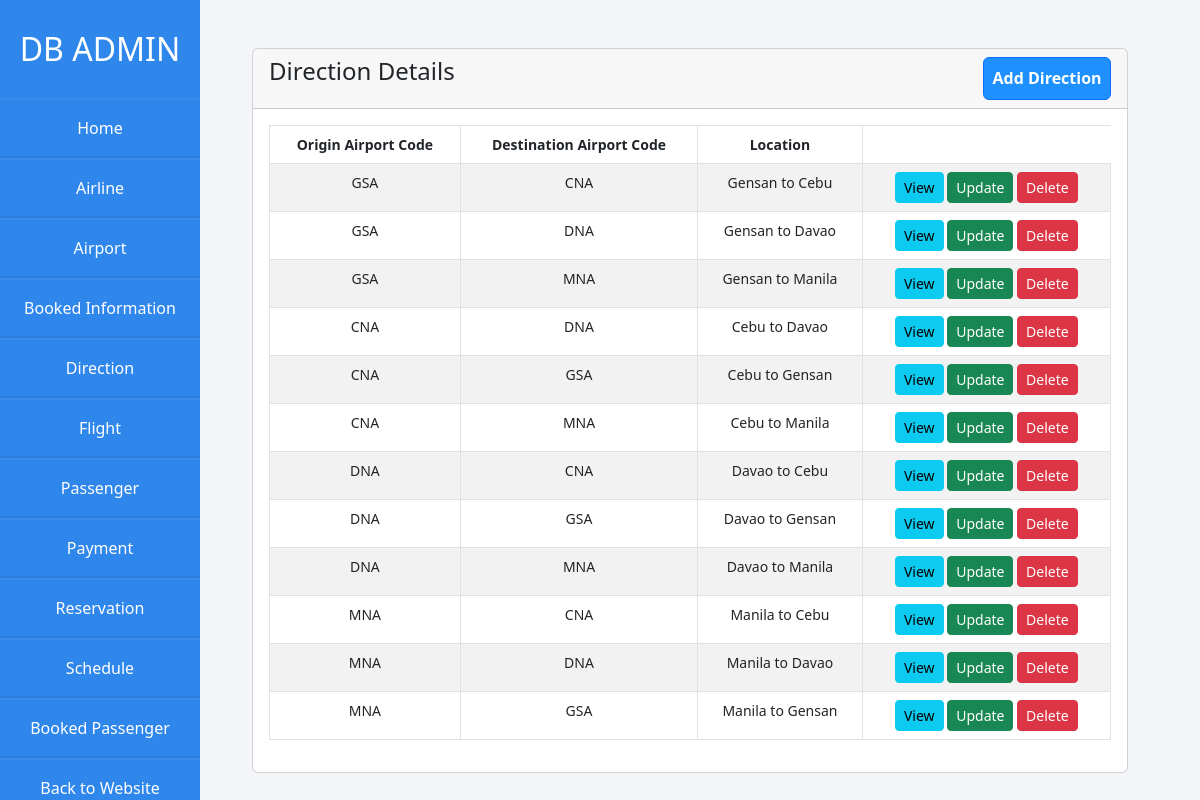
The app's page /Airlines/admin/direction.php with its own data.
### tables this page shows
CREATE TABLE `direction` (
  `direction_id` int(10) NOT NULL,
  `origin_airport_code` char(3) NOT NULL,
  `destination_airport_code` char(3) NOT NULL,
  `location` varchar(255) NOT NULL
);

### Airlines/admin/direction.php (the view, shortened to what this page needs)
<?php
  require 'dbcon.php';
?>
<!doctype html>
<html lang="en">
  <head>
    <link href="https://cdn.jsdelivr.net/npm/bootstrap@5.2.0-beta1/dist/css/bootstrap.min.css" rel="stylesheet">
    <link rel="stylesheet" href="css/styles.css">
  </head>
  <body>
    <div class="wrapper">
      <div class="sidebar">
        <h2>DB Admin</h2>
        <li><a href="admin.php">Home</a></li>
        <li><a href="airline.php">Airline</a></li>
        <li><a href="airport.php">Airport</a></li>
        <li><a href="booked-information.php">Booked Information</a></li>
        <li><a href="direction.php">Direction</a></li>
        <li><a href="flight.php">Flight</a></li>
        <li><a href="passenger.php">Passenger</a></li>
        <li><a href="payment.php">Payment</a></li>
        <li><a href="reservation.php">Reservation</a></li>
        <li><a href="schedule.php">Schedule</a></li>
        <li><a href="booked-passenger.php">Booked Passenger</a></li>
        <li><a href="../home.php"> Back to Website</a></li>
      </div>
    </div>
    <div class="container mt-5">
      <div class="row">
        <div class="col-md-12">
          <div class="card">
            <div class="card-header">
              <h4>Direction Details
                <a href="direction-create.php" class="btn btn-primary float-end">Add Direction</a>
              </h4>
            </div>
            <div class="card-body">
              <table class="table table-bordered table-striped">
                  <thead>
                      <tr>
                        <th>Origin Airport Code</th>
                        <th>Destination Airport Code</th>
                        <th>Location</th>
                      </tr>
                  </thead>
                  <tbody>
                    <?php
                      $query = "SELECT * FROM direction";
                      $query_run = mysqli_query($con, $query);
                      if(mysqli_num_rows($query_run) > 0){
                        foreach($query_run as $direction){
                          ?>
                          <tr>
                            <td><?= $direction['origin_airport_code']; ?></td>
                            <td><?= $direction['destination_airport_code']; ?></td>
                            <td><?= $direction['location']; ?></td>
                            <td>
                              <a href="direction-view.php?direction_id=<?= $direction['direction_id']; ?>" class="btn btn-info btn-sm">View</a>
                              <a href="direction-update.php?direction_id=<?= $direction['direction_id']; ?>" class="btn btn-success btn-sm">Update</a>
                              <form action="code.php" method='POST' class="d-inline">
                                <button type="submit" name="delete_direction" value="<?=$direction['direction_id']; ?>" class="btn btn-danger btn-sm">Delete</a>
                              </form>
                            </td>
                          </tr>
                          <?php
                        }
                      }
                      else{
                        echo '<h5>No Record Found </h5>';
                      }
                    ?>
                  </tbody>
              </table>
            </div>
          </div>
        </div>
      </div>
    </div>
  </body>
</html>

### Airlines/admin/css/styles.css (style rules this page uses)
* { margin: 0; padding: 0; box-sizing: border-box; list-style: none; text-decoration: none; }
body { background: #f3f5f9; min-width: 960px; }
.wrapper { width: 20%; min-width: 200px; max-width: 250px; display: flex; position: relative; }
.container { max-width: 75%; margin-left: 20%; }
.wrapper .sidebar { position: fixed; width: 200px; height: 100%; background: rgb(47, 135, 236); padding: 30px 0; overflow-x: scroll; overflow-y: none; }
.wrapper .sidebar h2 { color: #fff; text-transform: uppercase; text-align: center; margin-bottom: 30px; }
.wrapper .sidebar li { padding: 1rem; border-bottom: 2.5px solid rgba(0, 0, 0, 0.05); border-top: 2.5px solid rgba(225, 225, 225, 0.05); }
.wrapper .sidebar li a { color: #fff; display: block; text-align: center; list-style: none; text-decoration: none; }
.row { --bs-gutter-x: 1.5rem; --bs-gutter-y: 0; display: flex; flex-wrap: wrap; margin-top: calc(-1 * var(--bs-gutter-y)); margin-right: calc(-.5 * var(--bs-gutter-x)); }
.card-header { padding: var(--bs-card-cap-padding-y) var(--bs-card-cap-padding-x); margin-bottom: 0; color: var(--bs-card-cap-color); background-color: var(--bs-card-cap-bg); border-bottom: var(--bs-card-border-width) solid var(--bs-card-border-color); }
.table { --bs-table-color: var(--bs-body-color); --bs-table-bg: transparent; --bs-table-border-color: var(--bs-border-color); --bs-table-accent-bg: transparent; --bs-table-striped-color: var(--bs-body-color); --bs-table-striped-bg: rgba(0, 0, 0, 0.05); --bs-table-active-color: var(--bs-body-color); --bs-table-active-bg: rgba(0, 0, 0, 0.1); --bs-table-hover-color: var(--bs-body-color); --bs-table-hover-bg: rgba(0, 0, 0, 0.075); width: 100%; font-size: 14px; text-align: center; margin-bottom: 1rem; color: var(--bs-table-color); vertical-align: top; border-color: var(--bs-table-border-color); }
.btn-primary { background-color: #1e90ff; padding: 1%; color: white; text-decoration: none; font-weight: bold; }

### records on screen
direction: origin_airport_code "GSA", destination_airport_code "CNA", location "Gensan to Cebu", $direction['direction_id'] 1 (drawn)
direction: origin_airport_code "GSA", destination_airport_code "DNA", location "Gensan to Davao", $direction['direction_id'] 2 (drawn)
direction: origin_airport_code "GSA", destination_airport_code "MNA", location "Gensan to Manila", $direction['direction_id'] 3 (drawn)
direction: origin_airport_code "CNA", destination_airport_code "DNA", location "Cebu to Davao", $direction['direction_id'] 4 (drawn)
direction: origin_airport_code "CNA", destination_airport_code "GSA", location "Cebu to Gensan", $direction['direction_id'] 5 (drawn)
direction: origin_airport_code "CNA", destination_airport_code "MNA", location "Cebu to Manila", $direction['direction_id'] 6 (drawn)
direction: origin_airport_code "DNA", destination_airport_code "CNA", location "Davao to Cebu", $direction['direction_id'] 7 (drawn)
direction: origin_airport_code "DNA", destination_airport_code "GSA", location "Davao to Gensan", $direction['direction_id'] 8 (drawn)
direction: origin_airport_code "DNA", destination_airport_code "MNA", location "Davao to Manila", $direction['direction_id'] 9 (drawn)
direction: origin_airport_code "MNA", destination_airport_code "CNA", location "Manila to Cebu", $direction['direction_id'] 10 (drawn)
direction: origin_airport_code "MNA", destination_airport_code "DNA", location "Manila to Davao", $direction['direction_id'] 11 (drawn)
direction: origin_airport_code "MNA", destination_airport_code "GSA", location "Manila to Gensan", $direction['direction_id'] 12 (drawn)
